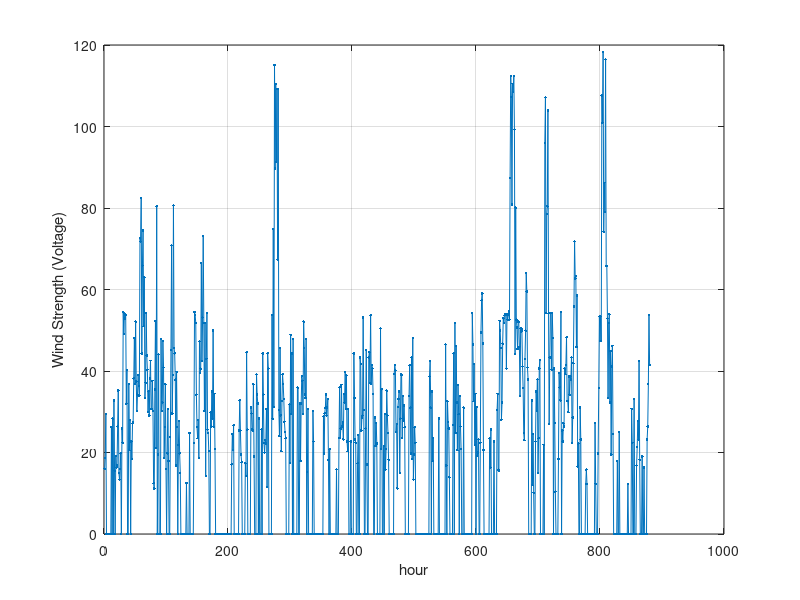
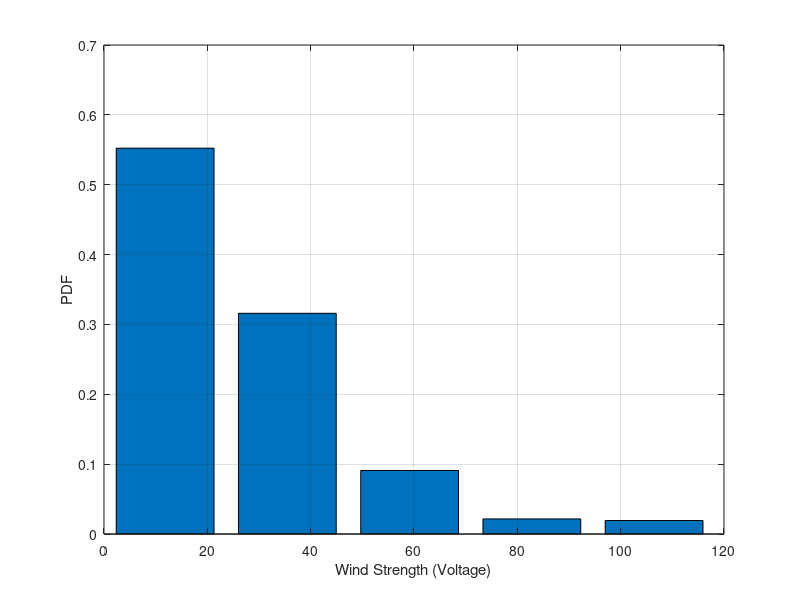
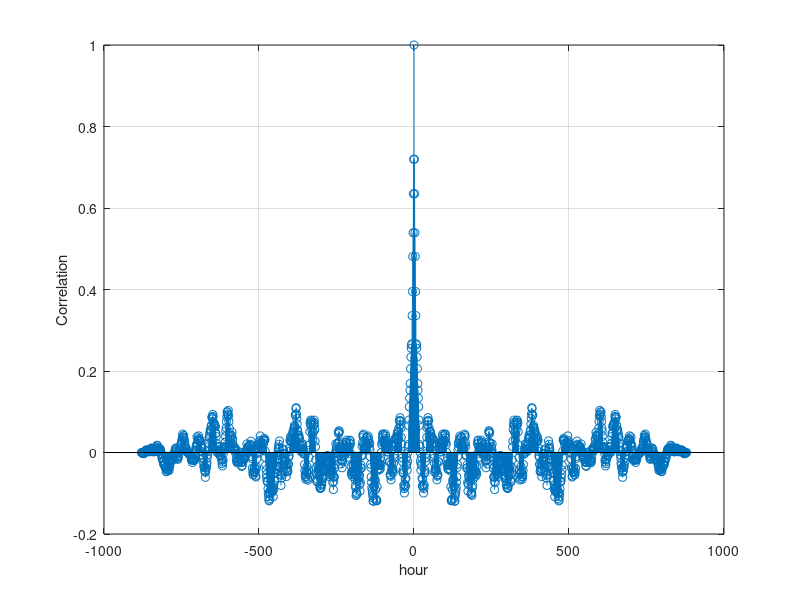

Recreate these plots in MATLAB, in order.
clear all
close all
clc

load wind.mat
load wind1.mat

data  = [wind1;wind];
figure;
plot(data,'.-');
xlabel('hour');
ylabel('Wind Strength (Voltage)');
grid on;

[h,center] = hist(data,5);
h = h/sum(h);
figure;
bar(center,h);
xlabel('Wind Strength (Voltage)');
ylabel('PDF');
grid on;

figure;
data1 = data - mean(data);
[c_ww,lags] = xcorr(data1,'coeff');
stem(lags,c_ww)
xlabel('hour');
ylabel('Correlation');
grid on;